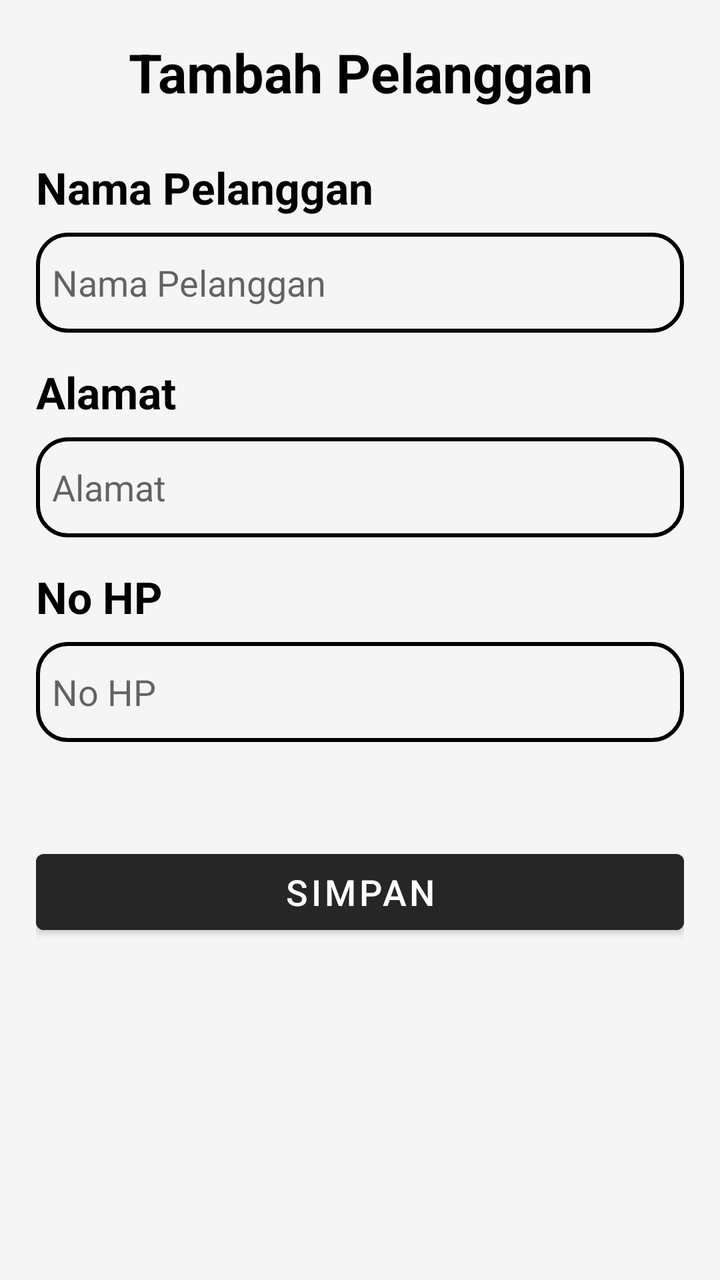
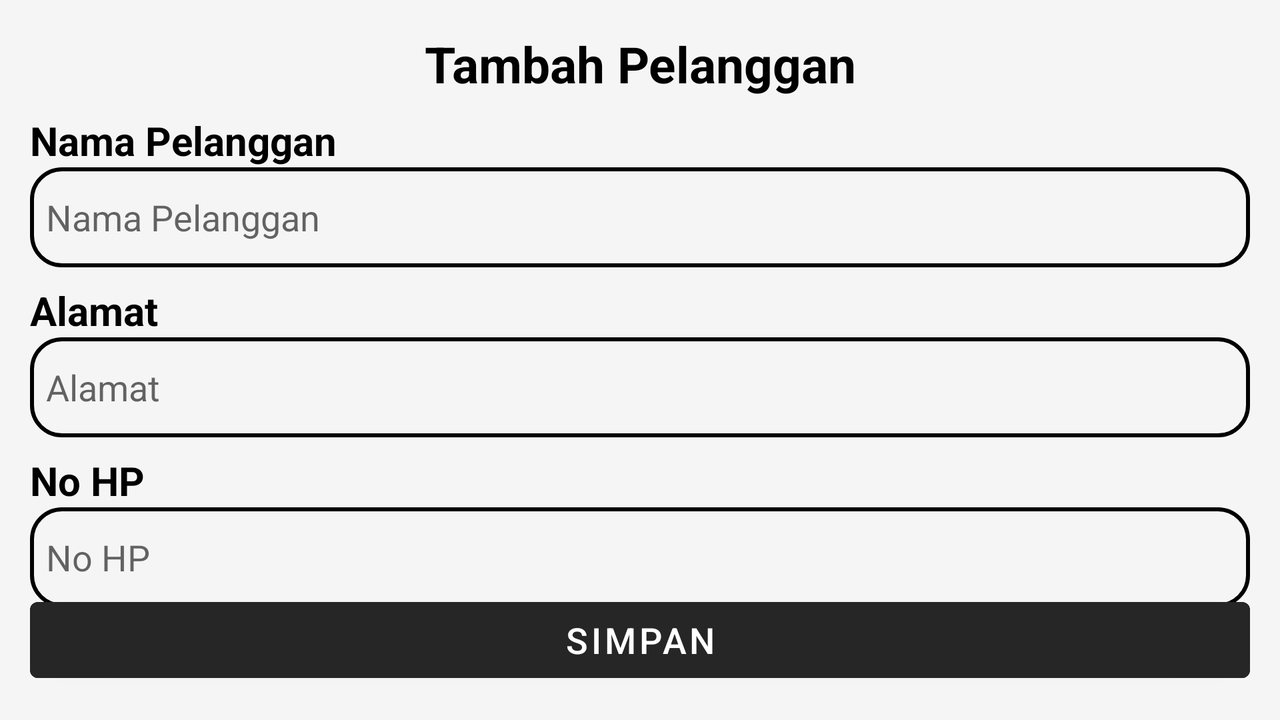

First picture: res/layout/ on a phone held upright. Second picture: the repository's own variant of that layout, on a device whose configuration matches the variant's folder. Source for both follows.
<!-- AndroidManifest.xml: application theme Theme.Laundry -->
<!-- res/layout/activity_tambahan_pelanggan.xml -->
<?xml version="1.0" encoding="utf-8"?>
<androidx.constraintlayout.widget.ConstraintLayout
    xmlns:android="http://schemas.android.com/apk/res/android"
    xmlns:app="http://schemas.android.com/apk/res-auto"
    xmlns:tools="http://schemas.android.com/tools"
    android:id="@+id/tambah_pelanggan"
    android:layout_width="match_parent"
    android:layout_height="match_parent"
    android:padding="18dp"
    android:background="@color/background"
    tools:context=".pelanggan.TambahanPelangganActivity">

    
    <TextView
        android:id="@+id/tvTambahPelanggan"
        android:layout_width="0dp"
        android:layout_height="wrap_content"
        android:text="@string/tambah_pelanggan"
        android:textStyle="bold"
        android:textSize="27sp"
        android:textColor="@color/text_color"
        android:gravity="center"
        app:layout_constraintTop_toTopOf="parent"
        app:layout_constraintStart_toStartOf="parent"
        app:layout_constraintEnd_toEndOf="parent"/>

    <TextView
        android:id="@+id/tvNama"
        android:layout_width="0dp"
        android:layout_height="wrap_content"
        android:layout_marginTop="25dp"
        android:text="@string/pelanggan_nama"
        android:textColor="@color/text_color"
        android:textSize="22sp"
        android:textStyle="bold"
        app:layout_constraintTop_toBottomOf="@id/tvTambahPelanggan"
        app:layout_constraintStart_toStartOf="parent"
        app:layout_constraintEnd_toEndOf="parent"/>

    <EditText
        android:id="@+id/etNama"
        android:layout_width="0dp"
        android:layout_height="50dp"
        android:hint="@string/pelanggan_nama"
        android:maxLength="50"
        android:inputType="textCapWords"
        android:background="@drawable/et"
        android:padding="8dp"
        android:layout_marginTop="8dp"
        android:textColor="@color/text_color"
        app:layout_constraintTop_toBottomOf="@id/tvNama"
        app:layout_constraintStart_toStartOf="parent"
        app:layout_constraintEnd_toEndOf="parent"/>

    <TextView
        android:id="@+id/tvAlamat"
        android:layout_width="0dp"
        android:layout_height="wrap_content"
        android:layout_marginTop="15dp"
        android:text="@string/alamat"
        android:textColor="@color/text_color"
        android:textSize="22sp"
        android:textStyle="bold"
        app:layout_constraintTop_toBottomOf="@id/etNama"
        app:layout_constraintStart_toStartOf="parent"
        app:layout_constraintEnd_toEndOf="parent"/>

    <EditText
        android:id="@+id/etAlamat"
        android:layout_width="0dp"
        android:layout_height="50dp"
        android:hint="@string/alamat"
        android:inputType="textPostalAddress"
        android:background="@drawable/et"
        android:padding="8dp"
        android:layout_marginTop="8dp"
        android:textColor="@color/text_color"
        app:layout_constraintTop_toBottomOf="@id/tvAlamat"
        app:layout_constraintStart_toStartOf="parent"
        app:layout_constraintEnd_toEndOf="parent"/>

    <TextView
        android:id="@+id/tvNoHp"
        android:layout_width="0dp"
        android:layout_height="wrap_content"
        android:layout_marginTop="15dp"
        android:text="@string/nohp"
        android:textColor="@color/text_color"
        android:textSize="22sp"
        android:textStyle="bold"
        app:layout_constraintTop_toBottomOf="@id/etAlamat"
        app:layout_constraintStart_toStartOf="parent"
        app:layout_constraintEnd_toEndOf="parent"/>

    <EditText
        android:id="@+id/etNoHp"
        android:layout_width="0dp"
        android:layout_height="50dp"
        android:hint="@string/nohp"
        android:maxLength="14"
        android:inputType="phone"
        android:background="@drawable/et"
        android:padding="8dp"
        android:textColor="@color/text_color"
        android:layout_marginTop="8dp"
        app:layout_constraintTop_toBottomOf="@id/tvNoHp"
        app:layout_constraintStart_toStartOf="parent"
        app:layout_constraintEnd_toEndOf="parent"/>


    <Button
        android:id="@+id/btnSimpan"
        android:layout_width="0dp"
        android:layout_height="50dp"
        android:layout_marginTop="50dp"
        app:layout_constraintTop_toBottomOf="@id/etNoHp"
        app:layout_constraintStart_toStartOf="parent"
        app:layout_constraintEnd_toEndOf="parent"
        android:text="@string/simpan"
        android:textSize="18sp"
        android:backgroundTint="@color/backinverse"
        android:textColor="@color/textinverse"/>
</androidx.constraintlayout.widget.ConstraintLayout>
<!-- resources referenced by this layout -->
<resources>
  <color name="background">@color/background_secondary_light</color>
  <color name="backinverse">@color/background_inverse_light</color>
  <color name="text_color">@color/text_light</color>
  <color name="textinverse">@color/text_inverse_light</color>
  <!-- drawable et (drawable) -->
  <?xml version="1.0" encoding="utf-8"?>
  <shape android:shape="rectangle" xmlns:android="http://schemas.android.com/apk/res/android">
      <stroke android:color="@color/text_color" android:width="2dp"/>
      <corners android:radius="15dp"/>
  </shape>
  <string name="alamat">Alamat</string>
  <string name="nohp">No HP</string>
  <string name="pelanggan_nama">Nama Pelanggan</string>
  <string name="simpan">Simpan</string>
  <string name="tambah_pelanggan">Tambah Pelanggan</string>
  <style name="Theme.Laundry" parent="Theme.MaterialComponents.DayNight.NoActionBar">
          
          <item name="android:colorBackground">@color/background_light</item>
          <item name="android:textColorPrimary">@color/text_light</item>
          <item name="android:textColorSecondary">@color/text_light</item>
  
      </style>
  <color name="background_secondary_light">#F5F5F5</color>
  <color name="background_inverse_light">#262626</color>
  <color name="text_light">#000000</color>
  <color name="text_inverse_light">#FFFFFF</color>
  <color name="background_light">#FFFFFF</color>
</resources>
<!-- res/layout-land/activity_tambahan_pelanggan.xml (the repository's variant of the layout above) -->
<!-- drawn on the phone turned sideways -->
<?xml version="1.0" encoding="utf-8"?>
<androidx.constraintlayout.widget.ConstraintLayout
    xmlns:android="http://schemas.android.com/apk/res/android"
    xmlns:app="http://schemas.android.com/apk/res-auto"
    xmlns:tools="http://schemas.android.com/tools"
    android:id="@+id/tambah_pelanggan"
    android:layout_width="match_parent"
    android:layout_height="match_parent"
    android:padding="15dp"
    android:background="@color/background"
    tools:context=".pelanggan.TambahanPelangganActivity">

    
    <TextView
        android:id="@+id/tvTambahPelanggan"
        android:layout_width="0dp"
        android:layout_height="wrap_content"
        android:text="@string/tambah_pelanggan"
        android:textStyle="bold"
        android:textSize="25sp"
        android:textColor="@color/text_color"
        android:gravity="center"
        app:layout_constraintTop_toTopOf="parent"
        app:layout_constraintStart_toStartOf="parent"
        app:layout_constraintEnd_toEndOf="parent"/>

    <TextView
        android:id="@+id/tvNama"
        android:layout_width="0dp"
        android:layout_height="wrap_content"
        android:layout_marginTop="8dp"
        android:text="@string/pelanggan_nama"
        android:textColor="@color/text_color"
        android:textSize="20sp"
        android:textStyle="bold"
        app:layout_constraintTop_toBottomOf="@id/tvTambahPelanggan"
        app:layout_constraintStart_toStartOf="parent"
        app:layout_constraintEnd_toEndOf="parent"/>

    <EditText
        android:id="@+id/etNama"
        android:layout_width="0dp"
        android:layout_height="50dp"
        android:hint="@string/pelanggan_nama"
        android:maxLength="50"
        android:inputType="textCapSentences|textMultiLine"
        android:background="@drawable/et"
        android:padding="8dp"
        android:textColor="@color/text_color"
        app:layout_constraintTop_toBottomOf="@id/tvNama"
        app:layout_constraintStart_toStartOf="parent"
        app:layout_constraintEnd_toEndOf="parent"/>

    <TextView
        android:id="@+id/tvAlamat"
        android:layout_width="0dp"
        android:layout_height="wrap_content"
        android:layout_marginTop="8dp"
        android:text="@string/alamat"
        android:textColor="@color/text_color"
        android:textSize="20sp"
        android:textStyle="bold"
        app:layout_constraintTop_toBottomOf="@id/etNama"
        app:layout_constraintStart_toStartOf="parent"
        app:layout_constraintEnd_toEndOf="parent"/>

    <EditText
        android:id="@+id/etAlamat"
        android:layout_width="0dp"
        android:layout_height="50dp"
        android:hint="@string/alamat"
        android:inputType="textPostalAddress"
        android:background="@drawable/et"
        android:padding="8dp"
        android:textColor="@color/text_color"
        app:layout_constraintTop_toBottomOf="@id/tvAlamat"
        app:layout_constraintStart_toStartOf="parent"
        app:layout_constraintEnd_toEndOf="parent"/>

    <TextView
        android:id="@+id/tvNoHp"
        android:layout_width="0dp"
        android:layout_height="wrap_content"
        android:layout_marginTop="8dp"
        android:text="@string/nohp"
        android:textColor="@color/text_color"
        android:textSize="20sp"
        android:textStyle="bold"
        app:layout_constraintTop_toBottomOf="@id/etAlamat"
        app:layout_constraintStart_toStartOf="parent"
        app:layout_constraintEnd_toEndOf="parent"/>

    <EditText
        android:id="@+id/etNoHp"
        android:layout_width="0dp"
        android:layout_height="50dp"
        android:hint="@string/nohp"
        android:maxLength="14"
        android:inputType="phone"
        android:background="@drawable/et"
        android:padding="8dp"
        android:textColor="@color/text_color"
        app:layout_constraintTop_toBottomOf="@id/tvNoHp"
        app:layout_constraintStart_toStartOf="parent"
        app:layout_constraintEnd_toEndOf="parent"/>


    <Button
        android:id="@+id/btnSimpan"
        android:layout_width="0dp"
        android:layout_height="50dp"
        android:layout_marginTop="50dp"
        app:layout_constraintBottom_toBottomOf="parent"
        app:layout_constraintStart_toStartOf="parent"
        app:layout_constraintEnd_toEndOf="parent"
        android:text="@string/simpan"
        android:textSize="18sp"
        android:backgroundTint="@color/backinverse"
        android:textColor="@color/textinverse"/>
</androidx.constraintlayout.widget.ConstraintLayout>
